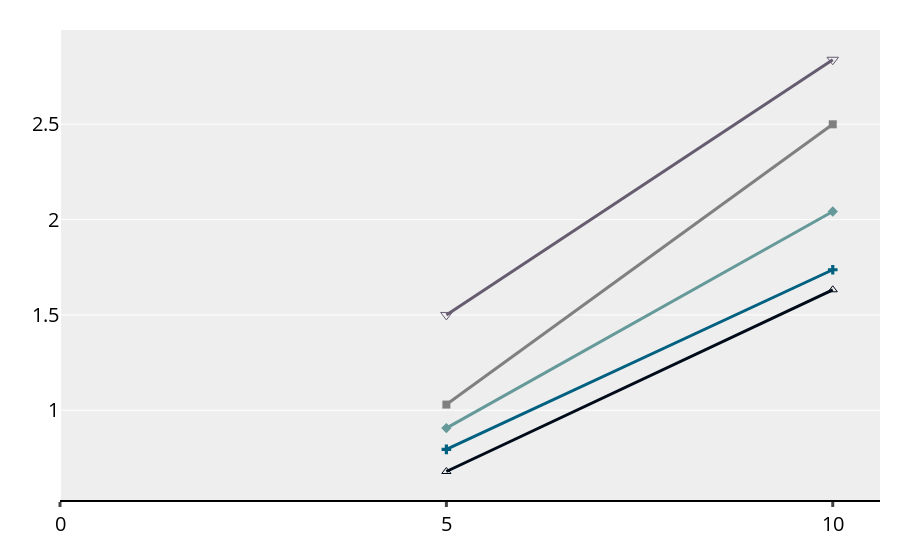

The notebook cell saved with this chart:
### Code cell
fig = go.Figure()

runtime_func = ['V1', 'V1MgSIMD',  'V1MgBSSIMD', 'V2MgBSSIMD']
# func_alias = ['Baseline', 'Inline', 'Inline+simd', 'Vec', 'VecMg', 'VecMgSIMD', 'VecMgSIMDcsum', 'VecMgRand', 'VecMgRandSIMD', 'VecMgSearch', 'VecMgSearchSIMD', 'VecStructMg','VecStructMgSIMD']
colors = ['#e1cc55',  '#808080', '#669999',  '#006080', '#000b1a']
julia_same=julia_df.loc[julia_df['V']==100000]
fig.add_trace(go.Scatter(x=julia_same['E/V'], y=julia_same["runtime"],  name=f"Julia",
                            mode='lines+markers', marker=dict(symbol=marker_symbols[13],size=10),
                            line=dict(color='#665c70', width=3)))
for j, func in enumerate(runtime_func):
    same = res.loc[(res['function']==func)&(res['V']==100000)]
    fig.add_trace(go.Scatter(x=same['E/V'], y=same["runtime"], name=f"{func}",
                            mode='lines+markers', marker=dict(symbol=marker_symbols[j+1],size=8),
                            line=dict(color=colors[j+1], width=3)))
legend_font=dict(size=16,color='#000000')
fig.update_layout(#title=dict(text="Performance [intops/cycle] vs. Average Degree", font=default_font),
                  xaxis=dict(showline=True, showgrid=False, rangemode="tozero",nticks=3,
                             linecolor='rgb(0, 0, 0)', linewidth=2,
                             tickwidth=3, tickfont=num_font, ticks='outside'),
                  yaxis=dict(tickfont=num_font, zeroline=False, showticklabels=True, rangemode="nonnegative",nticks=6,
                             showline=False),
                  showlegend=False, legend=dict(font=legend_font, orientation='h', valign='top', x=0, y=1.3, 
                                               yanchor='top',xanchor='left'),
                  margin=dict(autoexpand=False, l=60, r=20, t=30,b=60),
                  plot_bgcolor="#eeeeee"
                  )
fig.show()
fig.write_image("runtime_v100000.pdf")

### Figure 1 — Plotly figure (JSON) as saved in the notebook; plotly's stock layout.template omitted (floating-point values rounded to 4 significant figures)
{"data": [{"line": {"color": "#665c70", "width": 3}, "marker": {"size": 10, "symbol": "triangle-down-open"}, "mode": "lines+markers", "name": "Julia", "type": "scatter", "x": [5, 10], "y": [1.5, 2.838]}, {"line": {"color": "#808080", "width": 3}, "marker": {"size": 8, "symbol": "square"}, "mode": "lines+markers", "name": "V1", "type": "scatter", "x": [5, 10], "y": ["1.02979", "2.49954"]}, {"line": {"color": "#669999", "width": 3}, "marker": {"size": 8, "symbol": "diamond"}, "mode": "lines+markers", "name": "V1MgSIMD", "type": "scatter", "x": [5, 10], "y": ["0.906448", "2.04253"]}, {"line": {"color": "#006080", "width": 3}, "marker": {"size": 8, "symbol": "cross"}, "mode": "lines+markers", "name": "V1MgBSSIMD", "type": "scatter", "x": [5, 10], "y": ["0.795062", "1.73679"]}, {"line": {"color": "#000b1a", "width": 3}, "marker": {"size": 8, "symbol": "triangle-up-open"}, "mode": "lines+markers", "name": "V2MgBSSIMD", "type": "scatter", "x": [5, 10], "y": ["0.678811", "1.6318"]}], "layout": {"legend": {"font": {"color": "#000000", "size": 16}, "orientation": "h", "valign": "top", "x": 0, "xanchor": "left", "y": 1.3, "yanchor": "top"}, "margin": {"autoexpand": false, "b": 60, "l": 60, "r": 20, "t": 30}, "plot_bgcolor": "#eeeeee", "showlegend": false, "xaxis": {"linecolor": "rgb(0, 0, 0)", "linewidth": 2, "nticks": 3, "rangemode": "tozero", "showgrid": false, "showline": true, "tickfont": {"color": "#000000", "size": 20}, "ticks": "outside", "tickwidth": 3}, "yaxis": {"nticks": 6, "rangemode": "nonnegative", "showline": false, "showticklabels": true, "tickfont": {"color": "#000000", "size": 20}, "zeroline": false}}}
